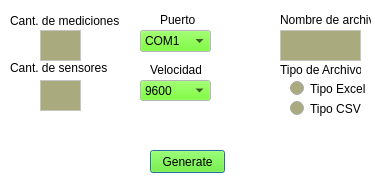
<?xml version="1.0" encoding="UTF-8"?>
<ui version="4.0">
 <class>Data</class>
 <widget class="QDialog" name="Data">
  <property name="geometry">
   <rect>
    <x>0</x>
    <y>0</y>
    <width>375</width>
    <height>183</height>
   </rect>
  </property>
  <property name="palette">
   <palette>
    <active>
     <colorrole role="WindowText">
      <brush brushstyle="SolidPattern">
       <color alpha="255">
        <red>0</red>
        <green>0</green>
        <blue>0</blue>
       </color>
      </brush>
     </colorrole>
     <colorrole role="Button">
      <brush brushstyle="SolidPattern">
       <color alpha="255">
        <red>85</red>
        <green>255</green>
        <blue>0</blue>
       </color>
      </brush>
     </colorrole>
     <colorrole role="Light">
      <brush brushstyle="SolidPattern">
       <color alpha="255">
        <red>255</red>
        <green>255</green>
        <blue>255</blue>
       </color>
      </brush>
     </colorrole>
     <colorrole role="Text">
      <brush brushstyle="SolidPattern">
       <color alpha="255">
        <red>0</red>
        <green>0</green>
        <blue>0</blue>
       </color>
      </brush>
     </colorrole>
     <colorrole role="ButtonText">
      <brush brushstyle="SolidPattern">
       <color alpha="255">
        <red>0</red>
        <green>0</green>
        <blue>0</blue>
       </color>
      </brush>
     </colorrole>
     <colorrole role="Base">
      <brush brushstyle="SolidPattern">
       <color alpha="255">
        <red>170</red>
        <green>170</green>
        <blue>127</blue>
       </color>
      </brush>
     </colorrole>
     <colorrole role="Window">
      <brush brushstyle="SolidPattern">
       <color alpha="255">
        <red>255</red>
        <green>255</green>
        <blue>255</blue>
       </color>
      </brush>
     </colorrole>
    </active>
    <inactive>
     <colorrole role="WindowText">
      <brush brushstyle="SolidPattern">
       <color alpha="255">
        <red>0</red>
        <green>0</green>
        <blue>0</blue>
       </color>
      </brush>
     </colorrole>
     <colorrole role="Button">
      <brush brushstyle="SolidPattern">
       <color alpha="255">
        <red>85</red>
        <green>255</green>
        <blue>0</blue>
       </color>
      </brush>
     </colorrole>
     <colorrole role="Light">
      <brush brushstyle="SolidPattern">
       <color alpha="255">
        <red>255</red>
        <green>255</green>
        <blue>255</blue>
       </color>
      </brush>
     </colorrole>
     <colorrole role="Text">
      <brush brushstyle="SolidPattern">
       <color alpha="255">
        <red>0</red>
        <green>0</green>
        <blue>0</blue>
       </color>
      </brush>
     </colorrole>
     <colorrole role="ButtonText">
      <brush brushstyle="SolidPattern">
       <color alpha="255">
        <red>0</red>
        <green>0</green>
        <blue>0</blue>
       </color>
      </brush>
     </colorrole>
     <colorrole role="Base">
      <brush brushstyle="SolidPattern">
       <color alpha="255">
        <red>170</red>
        <green>170</green>
        <blue>127</blue>
       </color>
      </brush>
     </colorrole>
     <colorrole role="Window">
      <brush brushstyle="SolidPattern">
       <color alpha="255">
        <red>255</red>
        <green>255</green>
        <blue>255</blue>
       </color>
      </brush>
     </colorrole>
    </inactive>
    <disabled>
     <colorrole role="WindowText">
      <brush brushstyle="SolidPattern">
       <color alpha="255">
        <red>120</red>
        <green>120</green>
        <blue>120</blue>
       </color>
      </brush>
     </colorrole>
     <colorrole role="Button">
      <brush brushstyle="SolidPattern">
       <color alpha="255">
        <red>85</red>
        <green>255</green>
        <blue>0</blue>
       </color>
      </brush>
     </colorrole>
     <colorrole role="Light">
      <brush brushstyle="SolidPattern">
       <color alpha="255">
        <red>255</red>
        <green>255</green>
        <blue>255</blue>
       </color>
      </brush>
     </colorrole>
     <colorrole role="Text">
      <brush brushstyle="SolidPattern">
       <color alpha="255">
        <red>120</red>
        <green>120</green>
        <blue>120</blue>
       </color>
      </brush>
     </colorrole>
     <colorrole role="ButtonText">
      <brush brushstyle="SolidPattern">
       <color alpha="255">
        <red>120</red>
        <green>120</green>
        <blue>120</blue>
       </color>
      </brush>
     </colorrole>
     <colorrole role="Base">
      <brush brushstyle="SolidPattern">
       <color alpha="255">
        <red>255</red>
        <green>255</green>
        <blue>255</blue>
       </color>
      </brush>
     </colorrole>
     <colorrole role="Window">
      <brush brushstyle="SolidPattern">
       <color alpha="255">
        <red>255</red>
        <green>255</green>
        <blue>255</blue>
       </color>
      </brush>
     </colorrole>
    </disabled>
   </palette>
  </property>
  <property name="windowTitle">
   <string>Data Generator</string>
  </property>
  <widget class="QRadioButton" name="ExcelButton">
   <property name="geometry">
    <rect>
     <x>290</x>
     <y>80</y>
     <width>82</width>
     <height>17</height>
    </rect>
   </property>
   <property name="text">
    <string>Tipo Excel </string>
   </property>
  </widget>
  <widget class="QRadioButton" name="CSVButton">
   <property name="geometry">
    <rect>
     <x>290</x>
     <y>100</y>
     <width>82</width>
     <height>17</height>
    </rect>
   </property>
   <property name="text">
    <string>Tipo CSV</string>
   </property>
  </widget>
  <widget class="QLabel" name="Mediciones">
   <property name="geometry">
    <rect>
     <x>10</x>
     <y>10</y>
     <width>111</width>
     <height>21</height>
    </rect>
   </property>
   <property name="text">
    <string>Cant. de mediciones</string>
   </property>
  </widget>
  <widget class="QLabel" name="sensores">
   <property name="geometry">
    <rect>
     <x>10</x>
     <y>60</y>
     <width>101</width>
     <height>16</height>
    </rect>
   </property>
   <property name="text">
    <string>Cant. de sensores</string>
   </property>
  </widget>
  <widget class="QLabel" name="Puerto">
   <property name="geometry">
    <rect>
     <x>160</x>
     <y>10</y>
     <width>41</width>
     <height>20</height>
    </rect>
   </property>
   <property name="text">
    <string>Puerto</string>
   </property>
  </widget>
  <widget class="QLabel" name="Velocidad">
   <property name="geometry">
    <rect>
     <x>150</x>
     <y>60</y>
     <width>51</width>
     <height>20</height>
    </rect>
   </property>
   <property name="text">
    <string>Velocidad</string>
   </property>
  </widget>
  <widget class="QComboBox" name="VelocidadBox">
   <property name="geometry">
    <rect>
     <x>140</x>
     <y>80</y>
     <width>71</width>
     <height>21</height>
    </rect>
   </property>
   <item>
    <property name="text">
     <string>9600</string>
    </property>
   </item>
   <item>
    <property name="text">
     <string>1200</string>
    </property>
   </item>
   <item>
    <property name="text">
     <string>2400</string>
    </property>
   </item>
   <item>
    <property name="text">
     <string>4800</string>
    </property>
   </item>
   <item>
    <property name="text">
     <string>19200</string>
    </property>
   </item>
   <item>
    <property name="text">
     <string>38400</string>
    </property>
   </item>
   <item>
    <property name="text">
     <string>115200</string>
    </property>
   </item>
  </widget>
  <widget class="QComboBox" name="PuertoBox">
   <property name="geometry">
    <rect>
     <x>140</x>
     <y>30</y>
     <width>71</width>
     <height>22</height>
    </rect>
   </property>
   <item>
    <property name="text">
     <string>COM1</string>
    </property>
   </item>
   <item>
    <property name="text">
     <string>COM2</string>
    </property>
   </item>
   <item>
    <property name="text">
     <string>COM3</string>
    </property>
   </item>
   <item>
    <property name="text">
     <string>COM4</string>
    </property>
   </item>
   <item>
    <property name="text">
     <string>COM5</string>
    </property>
   </item>
   <item>
    <property name="text">
     <string>COM6</string>
    </property>
   </item>
   <item>
    <property name="text">
     <string>COM7</string>
    </property>
   </item>
   <item>
    <property name="text">
     <string>COM8</string>
    </property>
   </item>
   <item>
    <property name="text">
     <string>COM9</string>
    </property>
   </item>
   <item>
    <property name="text">
     <string>COM10</string>
    </property>
   </item>
  </widget>
  <widget class="QLabel" name="Archivo">
   <property name="geometry">
    <rect>
     <x>280</x>
     <y>60</y>
     <width>81</width>
     <height>20</height>
    </rect>
   </property>
   <property name="text">
    <string>Tipo de Archivo</string>
   </property>
  </widget>
  <widget class="QPlainTextEdit" name="MedicionestEdit">
   <property name="geometry">
    <rect>
     <x>40</x>
     <y>30</y>
     <width>41</width>
     <height>31</height>
    </rect>
   </property>
  </widget>
  <widget class="QPlainTextEdit" name="SensoresEdit">
   <property name="geometry">
    <rect>
     <x>40</x>
     <y>80</y>
     <width>41</width>
     <height>31</height>
    </rect>
   </property>
  </widget>
  <widget class="QPushButton" name="Generate">
   <property name="geometry">
    <rect>
     <x>150</x>
     <y>150</y>
     <width>75</width>
     <height>23</height>
    </rect>
   </property>
   <property name="text">
    <string>Generate</string>
   </property>
  </widget>
  <widget class="QLabel" name="listo">
   <property name="geometry">
    <rect>
     <x>120</x>
     <y>120</y>
     <width>181</width>
     <height>16</height>
    </rect>
   </property>
   <property name="palette">
    <palette>
     <active>
      <colorrole role="Base">
       <brush brushstyle="SolidPattern">
        <color alpha="255">
         <red>170</red>
         <green>170</green>
         <blue>127</blue>
        </color>
       </brush>
      </colorrole>
      <colorrole role="Window">
       <brush brushstyle="SolidPattern">
        <color alpha="255">
         <red>0</red>
         <green>85</green>
         <blue>255</blue>
        </color>
       </brush>
      </colorrole>
     </active>
     <inactive>
      <colorrole role="Base">
       <brush brushstyle="SolidPattern">
        <color alpha="255">
         <red>170</red>
         <green>170</green>
         <blue>127</blue>
        </color>
       </brush>
      </colorrole>
      <colorrole role="Window">
       <brush brushstyle="SolidPattern">
        <color alpha="255">
         <red>0</red>
         <green>85</green>
         <blue>255</blue>
        </color>
       </brush>
      </colorrole>
     </inactive>
     <disabled>
      <colorrole role="Base">
       <brush brushstyle="SolidPattern">
        <color alpha="255">
         <red>0</red>
         <green>85</green>
         <blue>255</blue>
        </color>
       </brush>
      </colorrole>
      <colorrole role="Window">
       <brush brushstyle="SolidPattern">
        <color alpha="255">
         <red>0</red>
         <green>85</green>
         <blue>255</blue>
        </color>
       </brush>
      </colorrole>
     </disabled>
    </palette>
   </property>
   <property name="text">
    <string/>
   </property>
  </widget>
  <widget class="QPlainTextEdit" name="NombreEdit">
   <property name="geometry">
    <rect>
     <x>280</x>
     <y>30</y>
     <width>81</width>
     <height>31</height>
    </rect>
   </property>
  </widget>
  <widget class="QLabel" name="Nombre">
   <property name="geometry">
    <rect>
     <x>280</x>
     <y>10</y>
     <width>91</width>
     <height>20</height>
    </rect>
   </property>
   <property name="text">
    <string>Nombre de archivo</string>
   </property>
  </widget>
 </widget>
 <resources/>
 <connections/>
</ui>
